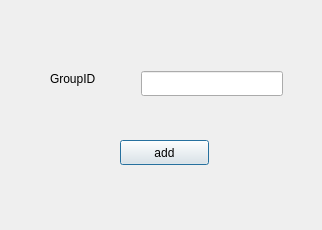
<?xml version="1.0" encoding="UTF-8"?>
<ui version="4.0">
 <class>AddgroupDialog</class>
 <widget class="QDialog" name="AddgroupDialog">
  <property name="geometry">
   <rect>
    <x>0</x>
    <y>0</y>
    <width>322</width>
    <height>230</height>
   </rect>
  </property>
  <property name="windowTitle">
   <string>Dialog</string>
  </property>
  <widget class="QPushButton" name="addBtn">
   <property name="geometry">
    <rect>
     <x>120</x>
     <y>140</y>
     <width>89</width>
     <height>25</height>
    </rect>
   </property>
   <property name="text">
    <string>add</string>
   </property>
  </widget>
  <widget class="QLabel" name="label">
   <property name="geometry">
    <rect>
     <x>50</x>
     <y>70</y>
     <width>84</width>
     <height>17</height>
    </rect>
   </property>
   <property name="text">
    <string>GroupID</string>
   </property>
  </widget>
  <widget class="QLineEdit" name="lineEdit">
   <property name="geometry">
    <rect>
     <x>141</x>
     <y>71</y>
     <width>142</width>
     <height>25</height>
    </rect>
   </property>
  </widget>
 </widget>
 <resources/>
 <connections/>
</ui>
